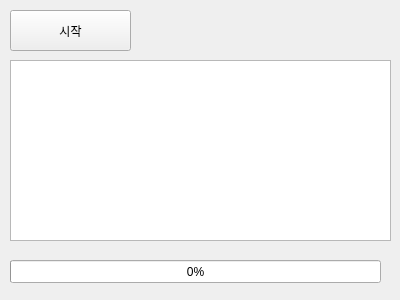
<?xml version="1.0" encoding="UTF-8"?>
<ui version="4.0">
 <class>Form</class>
 <widget class="QWidget" name="Form">
  <property name="geometry">
   <rect>
    <x>0</x>
    <y>0</y>
    <width>400</width>
    <height>300</height>
   </rect>
  </property>
  <property name="windowTitle">
   <string>Form</string>
  </property>
  <widget class="QPushButton" name="btnStart">
   <property name="geometry">
    <rect>
     <x>10</x>
     <y>10</y>
     <width>121</width>
     <height>41</height>
    </rect>
   </property>
   <property name="text">
    <string>시작</string>
   </property>
  </widget>
  <widget class="QTextBrowser" name="txbLog">
   <property name="geometry">
    <rect>
     <x>10</x>
     <y>60</y>
     <width>381</width>
     <height>181</height>
    </rect>
   </property>
  </widget>
  <widget class="QProgressBar" name="pgbTask">
   <property name="geometry">
    <rect>
     <x>10</x>
     <y>260</y>
     <width>371</width>
     <height>23</height>
    </rect>
   </property>
   <property name="value">
    <number>0</number>
   </property>
  </widget>
 </widget>
 <resources/>
 <connections/>
</ui>
